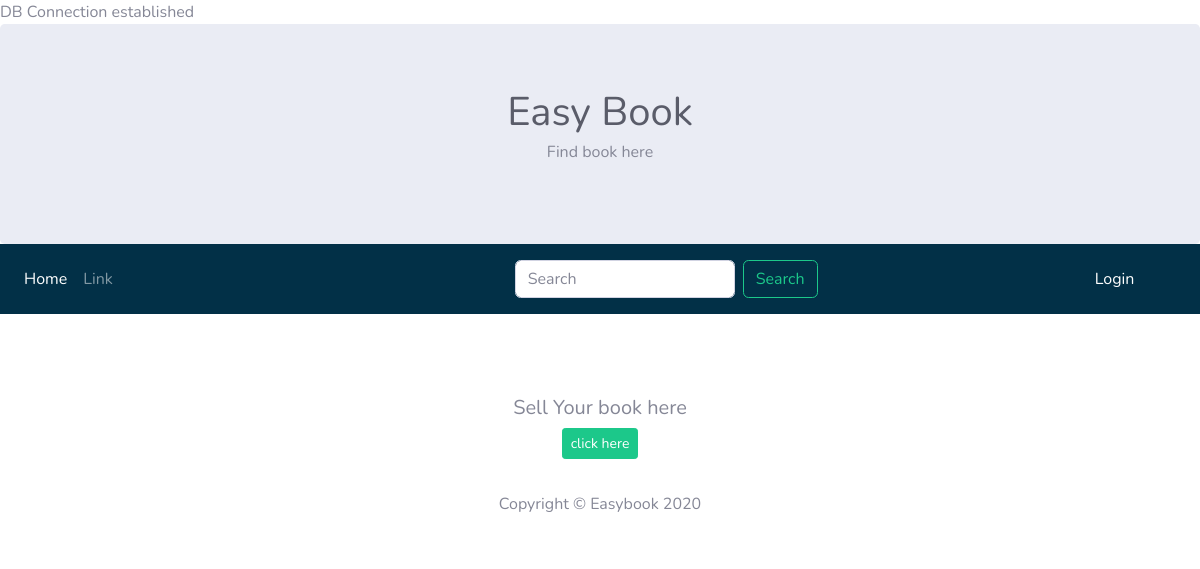
/, run on an earlier commit of the app's database.
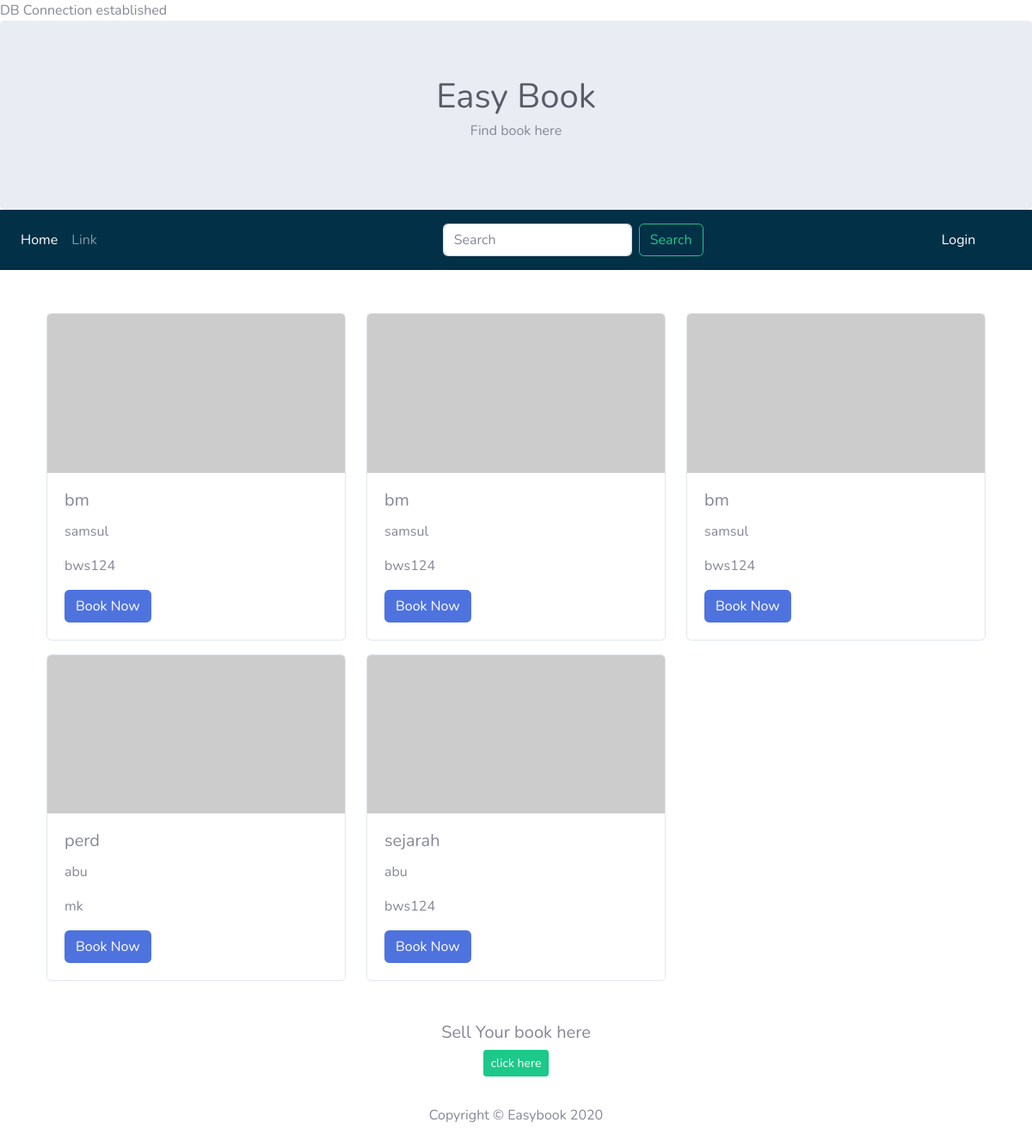
And on a later commit of the database.
### tables this page shows
CREATE TABLE IF NOT EXISTS `orderbook` (
  `idbook` int(11) NOT NULL AUTO_INCREMENT,
  `status` varchar(50) NOT NULL DEFAULT '0',
  `ownerid` int(11) NOT NULL DEFAULT '0',
  `isbn` varchar(50) DEFAULT NULL,
  `bookname` varchar(50) DEFAULT NULL,
  `bookcodesubject` varchar(50) DEFAULT NULL,
  `bookcover` varchar(225) DEFAULT NULL,
  PRIMARY KEY (`idbook`)
);

CREATE TABLE IF NOT EXISTS `user` (
  `id` int(11) NOT NULL AUTO_INCREMENT,
  `email` varchar(50) DEFAULT NULL,
  `username` varchar(100) DEFAULT NULL,
  `password` varchar(255) DEFAULT NULL,
  `accesslevel` varchar(50) DEFAULT NULL,
  `imagefile` varchar(50) DEFAULT NULL,
  `contact` varchar(50) DEFAULT NULL,
  PRIMARY KEY (`id`)
);

### index.php (the view, shortened to what this page needs)
<?php session_start();
require 'dbconnect.php';
$sql= "SELECT orderbook.*,user.contact,user.username FROM orderbook
       JOIN user
       ON orderbook.ownerid=user.id ";
$qr=mysqli_query($conn,$sql);
?>
<!DOCTYPE html>
<html lang="en">
<head>
  <link href="vendor/fontawesome-free/css/all.min.css" rel="stylesheet" type="text/css">
  <link href="css/sb-admin-2.min.css" rel="stylesheet">
</head>
<body  id="page-top">
<div class="jumbotron">
  <div class="container text-center">
    <h1 class="h1 mb-1 text-gray-800">Easy Book</h1>
    <p>Find book here</p>
  </div>
</div>
<nav class="navbar sticky-top navbar-expand-lg navbar-dark "style="background-color: #023047;">
  <div class="collapse navbar-collapse" id="navbarSupportedContent">
    <ul class="navbar-nav mr-auto col-5">
      <li class="nav-item active">
        <a class="nav-link" href="#">Home</a>
      </li>
      <li class="nav-item">
        <a class="nav-link" href="#">Link</a>
      </li>
    </ul>
    <form class="form-inline my-2 my col-6">
      <input class="form-control form-control mr-sm-2" type="search" placeholder="Search" aria-label="Search">
      <button class="btn btn-outline-success my-2 my-sm-0" type="submit">Search</button>
    </form>
     <ul class="navbar-nav mr-auto col-1">
      <li class="nav-item active">
        <?php
        if (isset($_SESSION['id'])) {
          echo '<a class="nav-link" href="logout.php">Log out </a>';
        }
        else
          echo '<a class="nav-link" href="login.php">Login </a>';
        ?>
      </li>
    </ul>
  </div>
</nav>
<div class="container">
  <div class="row">
    <?php
    while ($rec=mysqli_fetch_array($qr)) {
    ?>
    <div class="col-sm-4 mb-3">
      <div class="card" >
        <img class="card-img-top" src="https://placehold.it/150x80?text=IMAGE" alt="Card image cap">
        <div class="card-body">
          <h5 class="card-title"><?=$rec['bookname']?></h5>
          <p class="card-text"><?=$rec['username']?></p>
            <p class="card-text"><?=$rec['bookcodesubject']?></p>
          <a href="#" class="btn btn-primary">Book Now</a>
        </div>
      </div>
    </div>
    <?php
    }
     ?>
  </div>
</div><br>
  <div class="container-fluid text-center  p-2">
    <h5>Sell Your book here</h5>
    <a class="btn btn-success btn-sm" href="seller/register/">click here</a>
  </div>
</body>
</html>
<?php
include "footer.template.php";
?>

What changed in the data, as far as the page shows it:
now on this page (row edited): orderbook: bookname "bm", user.username "samsul", bookcodesubject "bws124"
now on this page (row edited): orderbook: bookname "bm", user.username "samsul", bookcodesubject "bws124"
now on this page (row edited): orderbook: bookname "bm", user.username "samsul", bookcodesubject "bws124"
now on this page (row edited): orderbook: bookname "perd", user.username "abu", bookcodesubject "mk"
now on this page (row edited): orderbook: bookname "sejarah", user.username "abu", bookcodesubject "bws124"
